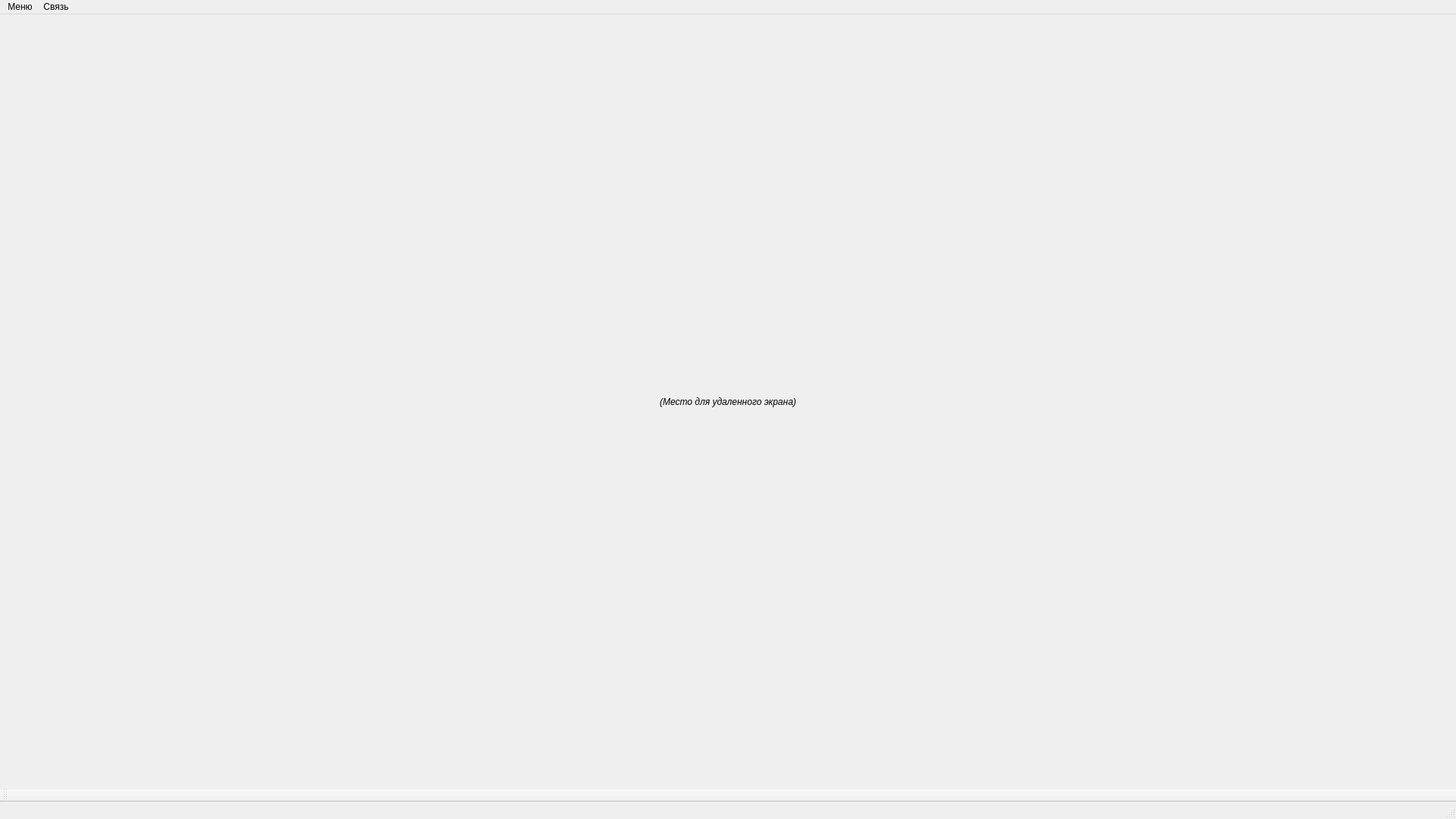
<?xml version="1.0" encoding="UTF-8"?>
<ui version="4.0">
 <class>MainWindow</class>
 <widget class="QMainWindow" name="MainWindow">
  <property name="geometry">
   <rect>
    <x>0</x>
    <y>0</y>
    <width>1920</width>
    <height>1080</height>
   </rect>
  </property>
  <property name="windowTitle">
   <string>MainWindow</string>
  </property>
  <property name="windowIcon">
   <iconset>
    <normaloff>../../pictures/icons/client.png</normaloff>../../pictures/icons/client.png</iconset>
  </property>
  <widget class="QWidget" name="centralwidget">
   <layout class="QVBoxLayout" name="verticalLayout_2">
    <item>
     <layout class="QVBoxLayout" name="verticalLayout">
      <item>
       <widget class="QLabel" name="remoteScreen_label">
        <property name="enabled">
         <bool>true</bool>
        </property>
        <property name="text">
         <string>&lt;html&gt;&lt;head/&gt;&lt;body&gt;&lt;p align=&quot;center&quot;&gt;&lt;span style=&quot; font-style:italic;&quot;&gt;(Место для удаленного экрана)&lt;/span&gt;&lt;/p&gt;&lt;/body&gt;&lt;/html&gt;</string>
        </property>
       </widget>
      </item>
     </layout>
    </item>
   </layout>
  </widget>
  <widget class="QMenuBar" name="menubar">
   <property name="geometry">
    <rect>
     <x>0</x>
     <y>0</y>
     <width>1920</width>
     <height>22</height>
    </rect>
   </property>
   <widget class="QMenu" name="menuMenu">
    <property name="title">
     <string>Меню</string>
    </property>
    <addaction name="actionSettings"/>
    <addaction name="actionExit"/>
   </widget>
   <widget class="QMenu" name="menuConnection">
    <property name="title">
     <string>Связь</string>
    </property>
    <addaction name="actionConnect_to_server"/>
    <addaction name="actionDisconnect_from_the_server"/>
   </widget>
   <addaction name="menuMenu"/>
   <addaction name="menuConnection"/>
  </widget>
  <widget class="QStatusBar" name="statusbar"/>
  <widget class="QToolBar" name="toolBar">
   <property name="windowTitle">
    <string>toolBar</string>
   </property>
   <attribute name="toolBarArea">
    <enum>BottomToolBarArea</enum>
   </attribute>
   <attribute name="toolBarBreak">
    <bool>false</bool>
   </attribute>
  </widget>
  <action name="actionExit">
   <property name="text">
    <string>Выход</string>
   </property>
  </action>
  <action name="actionSettings">
   <property name="text">
    <string>Настройки</string>
   </property>
  </action>
  <action name="actionConnect_to_server">
   <property name="text">
    <string>Присоединиться к серверу</string>
   </property>
  </action>
  <action name="actionDisconnect_from_the_server">
   <property name="text">
    <string>Отсоединиться от сервера</string>
   </property>
  </action>
 </widget>
 <resources/>
 <connections/>
</ui>
